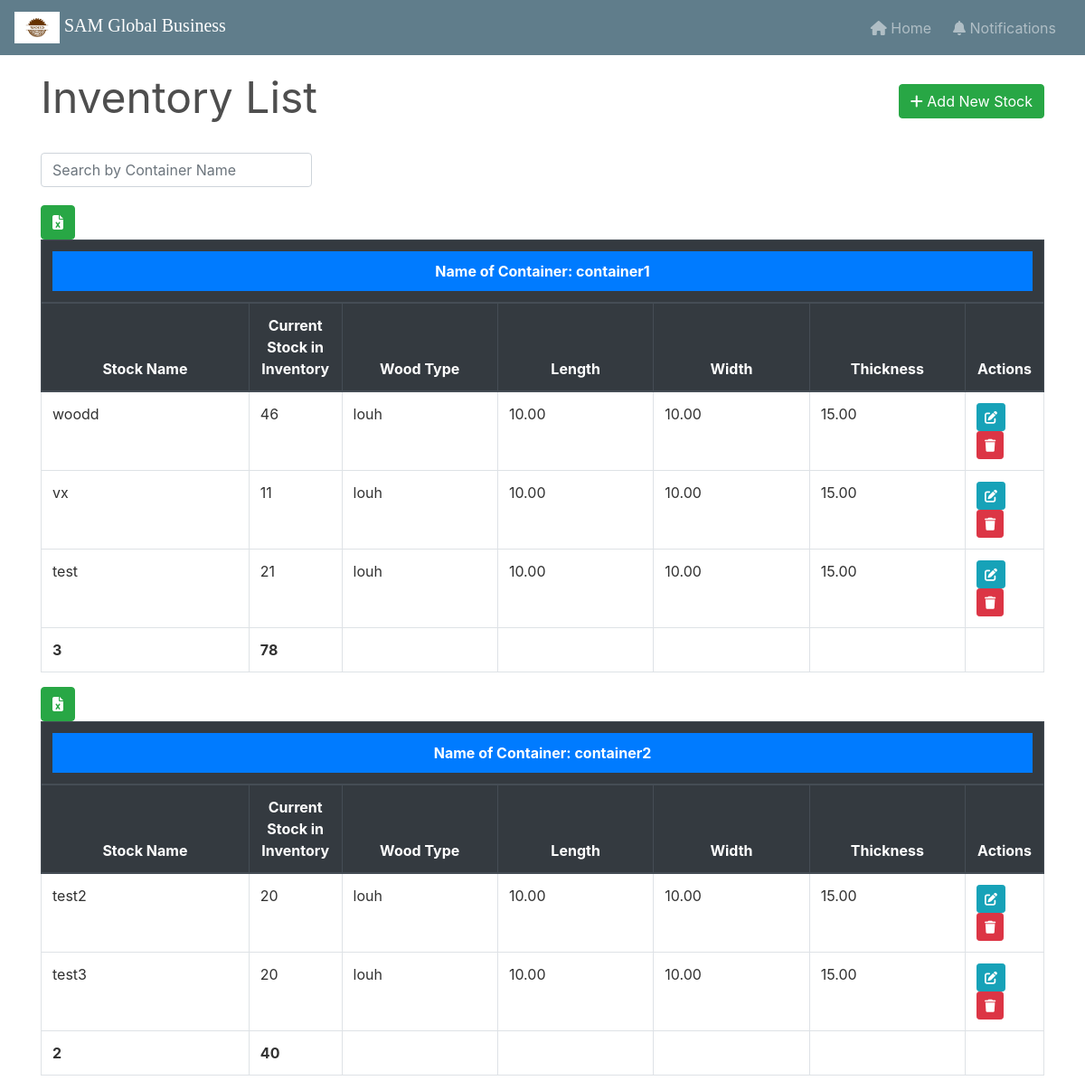
Screenshot of /inventory/ with the database file from the repository.
### inventory/models.py (models this page shows, shortened)
class Container(models.Model):
    id = models.AutoField(primary_key=True)
    name = models.CharField(max_length=30, unique=True)
    description = models.TextField(blank=True, null=True)

class Stock(models.Model):
    id = models.AutoField(primary_key=True)
    name = models.CharField(max_length=30, unique=True)
    quantity = models.IntegerField(default=1)
    is_deleted = models.BooleanField(default=False)
    wood_type = models.CharField(max_length=30)
    length = models.DecimalField(max_digits=5, decimal_places=2)
    width = models.DecimalField(max_digits=5, decimal_places=2)
    thickness = models.DecimalField(max_digits=5, decimal_places=2)
    container = models.ForeignKey(Container, on_delete=models.SET_NULL, blank=True, null=True)

### inventory/views.py (the view)
class StockListView(FilterView):
    filterset_class = StockFilter
    queryset = Stock.objects.filter(is_deleted=False)
    template_name = 'inventory.html'
    paginate_by = 10

### inventory/templatetags/custom_filters.py (called while the page is built)
@register.filter
def calculate_total_quantity(stock_list):
    return sum(stock.quantity for stock in stock_list)

### inventory/templates/inventory.html (shortened to what this page needs)
{% extends "base.html" %}
{% load widget_tweaks %}
{% load custom_filters %}
{% block content %}
<br>
<div class="row" style="color: #4e4e4e; font-style: bold; font-size: 3rem;">
    <div class="col-md-8">Inventory List</div>
    <div class="col-md-4">
        <div style="float:right;">
            <a class="btn btn-success" href="{% url 'new-stock' %}">
                <i class="fas fa-plus"></i>
                Add New Stock
            </a>
        </div>
    </div>
</div>
<div style="border-bottom: 1px solid white;"></div>
<br>
<div class="input-container">
    <input type="text" id="search-container" class="form-control" placeholder="Search by Container Name">
</div>
{% if object_list %}
    {% regroup object_list by container.name as container_list %}
    {% for container in container_list %}
    <button class="btn btn-success export-excel-btn" data-container="{{ container.grouper }}">
        <i class="fas fa-file-excel"></i>
    </button>
    <table class="table table-css table-bordered table-hover">
        <thead class="thead-dark align-middle">
            <tr>
                <th colspan="7" style="text-align: center;">
                    <div class="container-name">
                        Name of Container: {{ container.grouper }}
                    </div>
                </th>
            </tr>
            <tr>
                <th width="20%">Stock Name</th>
                <th width="7%">Current Stock in Inventory</th>
                <th width="15%">Wood Type</th>
                <th width="15%">Length</th>
                <th width="15%">Width</th>
                <th width="15%">Thickness</th>
                <th width="5%">Actions</th>
            </tr>
        </thead>
        <tbody>
            {% for stock in container.list %}
            <tr>
                <td>{{ stock.name }}</td>
                <td>{{ stock.quantity }}</td>
                <td>{{ stock.wood_type }}</td>
                <td>{{ stock.length }}</td>
                <td>{{ stock.width }}</td>
                <td>{{ stock.thickness }}</td>
                <td>
                    <a href="{% url 'edit-stock' stock.pk %}" class="btn btn-info btn-sm">
                        <i class="fas fa-edit"></i>
                    </a>
                    <a href="{% url 'delete-stock' stock.pk %}" class="btn btn-danger btn-sm">
                        <i class="fas fa-trash"></i>
                    </a>
                </td>
            </tr>
            {% endfor %}
            <tr>
                <td><strong>{{ container.list|length }}</strong></td>
                <td><strong>{{ container.list|calculate_total_quantity }}</strong></td>
                <td></td>
                <td></td>
                <td></td>
                <td></td>
                <td></td>
            </tr>
        </tbody>
    </table>
    {% endfor %}
    {% else %}
    <div style="color: #575757; font-style: bold; font-size: 1.5rem; text-align: center;">The records are empty. Please try adding some.</div>
    {% endif %}
</div>
{% endblock content %}

### homepage/static/css/main.css (style rules this page uses)
body, html { height: 100%; }
a { color: #55b159; }
.table-css { color: #313131; }
.align-middle { text-align: center; }

### inventory/templates/inventory.html (style rules this page uses)
.input-container { margin-bottom: 20px; max-width: 300px; }
.container-name { background-color: #007BFF; color: #FFFFFF; padding: 10px; }

### rows the page displays
Container: grouper "container1"
Stock: name "woodd", quantity "46", wood_type "louh", length "10.00", width "10.00", thickness "15.00", list|calculate_total_quantity "78"
Stock: name "vx", quantity "11", wood_type "louh", length "10.00", width "10.00", thickness "15.00"
Stock: name "test", quantity "21", wood_type "louh", length "10.00", width "10.00", thickness "15.00"
Container: grouper "container2"
Stock: name "test2", quantity "20", wood_type "louh", length "10.00", width "10.00", thickness "15.00", list|calculate_total_quantity "40"
Stock: name "test3", quantity "20", wood_type "louh", length "10.00", width "10.00", thickness "15.00"

### other values shown
{{ container.list|length }} "3" "2"
